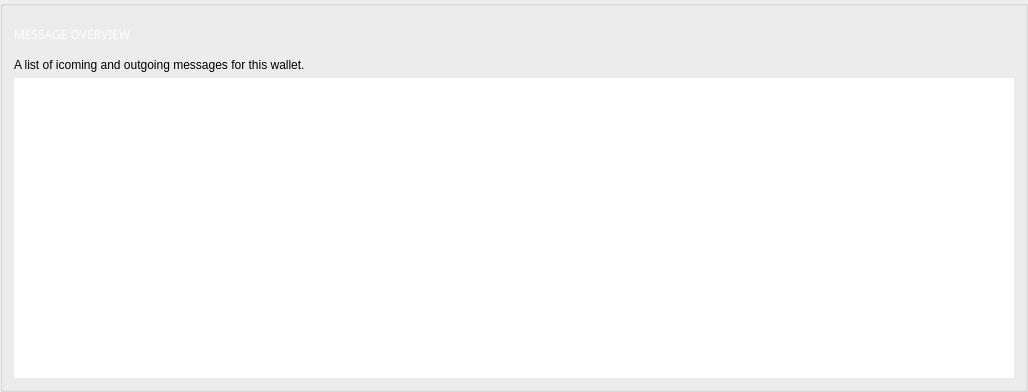
       <widget class="QGroupBox" name="messageBox">
        <property name="styleSheet">
         <string notr="true"/>
        </property>
        <property name="title">
         <string/>
        </property>
        <layout class="QVBoxLayout" name="verticalLayout_5">
         <item>
          <widget class="QLabel" name="title_messageOverview">
           <property name="minimumSize">
            <size>
             <width>300</width>
             <height>35</height>
            </size>
           </property>
           <property name="maximumSize">
            <size>
             <width>300</width>
             <height>35</height>
            </size>
           </property>
           <property name="font">
            <font>
             <family>Poppins</family>
            </font>
           </property>
           <property name="styleSheet">
            <string notr="true">color: #fff;
background: transparent;


border: none;
text-align: left;
</string>
           </property>
           <property name="text">
            <string>MESSAGE OVERVIEW</string>
           </property>
           <property name="textFormat">
            <enum>Qt::AutoText</enum>
           </property>
          </widget>
         </item>
         <item>
          <widget class="QLabel" name="label_4">
           <property name="text">
            <string>A list of icoming and outgoing messages for this wallet. </string>
           </property>
          </widget>
         </item>
         <item>
          <widget class="QTreeView" name="m_messagesView">
           <property name="minimumSize">
            <size>
             <width>1000</width>
             <height>300</height>
            </size>
           </property>
           <property name="maximumSize">
            <size>
             <width>16777215</width>
             <height>16777215</height>
            </size>
           </property>
           <property name="font">
            <font>
             <family>Poppins</family>
            </font>
           </property>
           <property name="styleSheet">
            <string notr="true">QHeaderView::section {
    color: white;
    font-weight: bold;
    background-color: #282d31;
    
    border-top: none;
    
     border-bottom: 1px solid #444;
       height: 37px;
}

QTreeView {
    
border: none;
    color: #ccc;

    height: 37px;
background-color: #282d31;
}

QTreeView::item {
    
    color: #ccc;
    
    height: 37px;
}

QTreeView::branch:selected {
  background-color: orange;

  color: black;
}

QWidget:item:selected {
    
background-color: #555555;

  color: #ccc;
}

border: none;


color: #ccc;
</string>
           </property>
           <property name="frameShape">
            <enum>QFrame::NoFrame</enum>
           </property>
           <property name="frameShadow">
            <enum>QFrame::Plain</enum>
           </property>
           <property name="sizeAdjustPolicy">
            <enum>QAbstractScrollArea::AdjustIgnored</enum>
           </property>
           <property name="editTriggers">
            <set>QAbstractItemView::AnyKeyPressed|QAbstractItemView::CurrentChanged|QAbstractItemView::EditKeyPressed|QAbstractItemView::SelectedClicked</set>
           </property>
           <property name="alternatingRowColors">
            <bool>false</bool>
           </property>
           <property name="rootIsDecorated">
            <bool>false</bool>
           </property>
           <property name="uniformRowHeights">
            <bool>true</bool>
           </property>
           <property name="itemsExpandable">
            <bool>true</bool>
           </property>
           <property name="sortingEnabled">
            <bool>false</bool>
           </property>
           <attribute name="headerCascadingSectionResizes">
            <bool>true</bool>
           </attribute>
           <attribute name="headerShowSortIndicator" stdset="0">
            <bool>false</bool>
           </attribute>
          </widget>
         </item>
        </layout>
       </widget>
